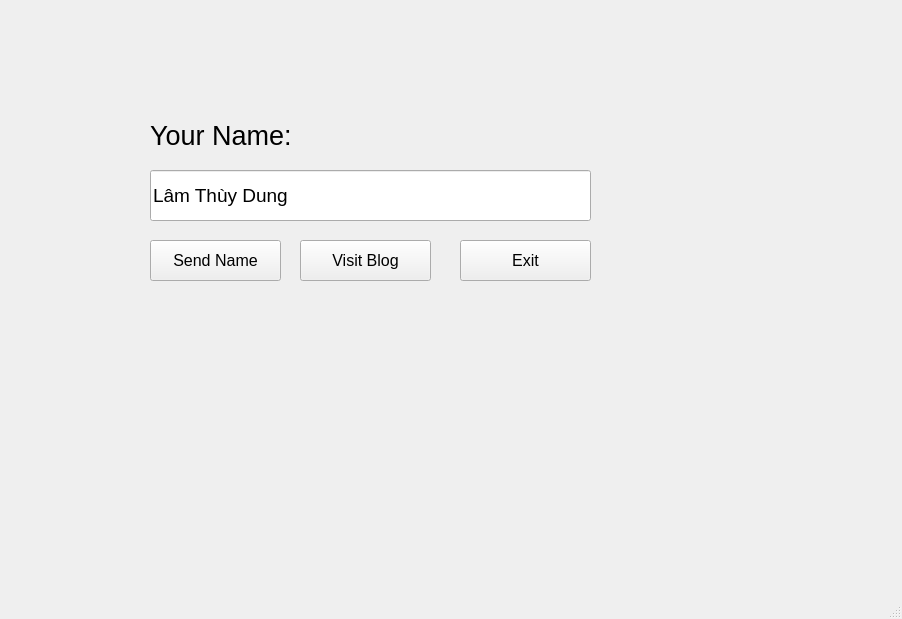
<?xml version="1.0" encoding="UTF-8"?>
<ui version="4.0">
 <class>MainWindow</class>
 <widget class="QMainWindow" name="MainWindow">
  <property name="geometry">
   <rect>
    <x>0</x>
    <y>0</y>
    <width>902</width>
    <height>619</height>
   </rect>
  </property>
  <property name="windowTitle">
   <string>MainWindow</string>
  </property>
  <widget class="QWidget" name="centralwidget">
   <widget class="QLabel" name="labelTitle">
    <property name="geometry">
     <rect>
      <x>150</x>
      <y>110</y>
      <width>171</width>
      <height>51</height>
     </rect>
    </property>
    <property name="font">
     <font>
      <pointsize>20</pointsize>
     </font>
    </property>
    <property name="text">
     <string>Your Name:</string>
    </property>
   </widget>
   <widget class="QLineEdit" name="lineEditName">
    <property name="geometry">
     <rect>
      <x>150</x>
      <y>170</y>
      <width>441</width>
      <height>51</height>
     </rect>
    </property>
    <property name="font">
     <font>
      <pointsize>14</pointsize>
     </font>
    </property>
    <property name="text">
     <string>Lâm Thùy Dung</string>
    </property>
   </widget>
   <widget class="QPushButton" name="pushButtonSendName">
    <property name="geometry">
     <rect>
      <x>150</x>
      <y>240</y>
      <width>131</width>
      <height>41</height>
     </rect>
    </property>
    <property name="font">
     <font>
      <pointsize>12</pointsize>
     </font>
    </property>
    <property name="text">
     <string>Send Name</string>
    </property>
   </widget>
   <widget class="QPushButton" name="pushButtonVisitBlog">
    <property name="geometry">
     <rect>
      <x>300</x>
      <y>240</y>
      <width>131</width>
      <height>41</height>
     </rect>
    </property>
    <property name="font">
     <font>
      <pointsize>12</pointsize>
     </font>
    </property>
    <property name="text">
     <string>Visit Blog</string>
    </property>
   </widget>
   <widget class="QPushButton" name="pushButtonExit">
    <property name="geometry">
     <rect>
      <x>460</x>
      <y>240</y>
      <width>131</width>
      <height>41</height>
     </rect>
    </property>
    <property name="font">
     <font>
      <pointsize>12</pointsize>
     </font>
    </property>
    <property name="text">
     <string>Exit</string>
    </property>
   </widget>
  </widget>
  <widget class="QMenuBar" name="menubar">
   <property name="geometry">
    <rect>
     <x>0</x>
     <y>0</y>
     <width>902</width>
     <height>25</height>
    </rect>
   </property>
  </widget>
  <widget class="QStatusBar" name="statusbar"/>
 </widget>
 <resources/>
 <connections/>
</ui>
